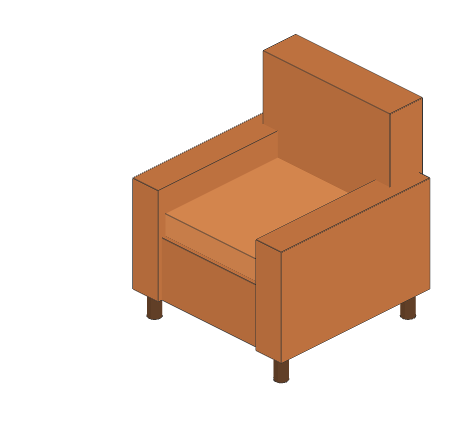
#> input picture .claude/examples/reading_armchair/render.png, 461 x 421 px
$ python measure.py ../../.claude/examples/reading_armchair/render.png ../../.claude/examples/reading_armchair/render.png
#> lines starting #> are read from the running program, lines starting #| are printed output that depends on the picture
"""Measure a character's parts on a turnaround sheet (or on our flat-colour ID render) so the two can be compared.

    python measure.py sheet REF.png  [--view 0]     a model sheet: parts found by colour
    python measure.py ids   RENDER.png [--view 0]   our ID render: hair/skin/top/pants/shoes painted in flat colours

Prints JSON: every landmark as a fraction of the figure's height (0 = top of the hair, 1 = sole of the shoes),
and every width as a fraction of the same height. Views are found left to right (0 = front)."""
import sys, json
import numpy as np
from PIL import Image

PARTS = ['hair', 'skin', 'top', 'pants', 'shoes']
ID = {'hair': (255, 0, 0), 'skin': (0, 255, 0), 'top': (0, 0, 255), 'pants': (255, 255, 0), 'shoes': (255, 0, 255)}

def classify_sheet(im):
    r, g, b = im[..., 0], im[..., 1], im[..., 2]
    lum = .299 * r + .587 * g + .114 * b; sat = im.max(-1) - im.min(-1)
    bg = np.median(im[:40].reshape(-1, 3), 0)                                  # the seamless background
    diff = np.abs(im - bg).sum(-1)
    m = {}
    m['hair'] = (lum < 66) & (sat < 30)
    m['pants'] = (lum >= 60) & (lum < 125) & (sat < 22)
    m['skin'] = (r > 140) & (r - g > 35) & (g - b > 12) & (g - b < 70) & (b > 60)
    m['top'] = (r > 110) & (r - b > 70) & (g > 70) & ~m['skin']
    fg = diff > 28
    m['shoes'] = fg & (lum > 150) & (sat < 30) & ~m['hair']
    return m, fg

def classify_ids(im):
    m = {k: (np.abs(im - np.array(c)).sum(-1) < 60) for k, c in ID.items()}
    fg = np.zeros(im.shape[:2], bool)
    for v in m.values(): fg |= v
    return m, fg

def views(fg):
    cols = fg.sum(0) > 20; spans = []; x = 0
    while x < len(cols):
        if cols[x]:
            s = x
            while x < len(cols) and cols[x]: x += 1
            if x - s > 40: spans.append((s, x))
        x += 1
    return spans

def band(mask, frac=.12, mn=6):
    """first and last rows where the part is solid (ignores specks and rims)"""
    c = mask.sum(1); thr = max(mn, frac * c.max()) if c.max() else 1e9
    ys = np.where(c >= thr)[0]; return (int(ys.min()), int(ys.max())) if len(ys) else (None, None)

def width_at(mask, y, win=3):
    best = 0
    for yy in range(max(0, y - win), min(mask.shape[0], y + win + 1)):
        xs = np.where(mask[yy])[0]
        if len(xs) > 4: best = max(best, int(np.percentile(xs, 98) - np.percentile(xs, 2)))
    return best

def measure(m, fg, view):
    core = m['hair'] | m['top'] | m['pants']
    x0, x1 = views(core)[view]; pad = 30; x0 = max(0, x0 - pad); x1 = min(fg.shape[1], x1 + pad)
    m = {k: v[:, x0:x1].copy() for k, v in m.items()}
    t0, t1 = band(m['top'], .3)                                   # the hoodie body (solid rows)
    # tidy: hair can only be above the hoodie hem; trousers only below the hoodie top; skin rims on the hoodie are not skin
    m['hair'][t1:] = False; m['pants'][:t0 + int(.5 * (t1 - t0))] = False
    m['hair'] |= (m['pants'] & False)
    p0, p1 = band(m['pants'], .25)
    pc, sc = m['pants'].sum(1), m['shoes'].sum(1)
    for y in range(p0 + 50, p1 + 1):                                  # the hem: where the shoes take over from the trousers
        if sc[y] > pc[y]: p1 = y - 1; break
    cols = np.where(m['pants'][p0:p1].any(0))[0]; cx0, cx1 = cols.min() - 15, cols.max() + 15
    sh = m['shoes'].copy(); sh[:p1 - 5] = False; sh[:, :cx0] = False; sh[:, cx1:] = False; m['shoes'] = sh
    s0, s1 = band(sh, .2)
    if s0 is not None and s0 < p1: s0 = p1
    top, h1 = band(m['hair'], .05)
    bot = s1 if s1 is not None else p1
    Hh = bot - top
    f = lambda y: round((y - top) / Hh, 4) if y is not None else None
    w = lambda px: round(px / Hh, 4)
    face = m['skin'].copy(); face[t0:] = False; f0, f1 = band(face, .2)
    hands = m['skin'].copy(); hands[:t0 + int(.6 * (t1 - t0))] = False; hands[p1:] = False; hd0, hd1 = band(hands, .05, 3)
    tops = m['top'].copy(); tt0, _ = band(tops, .08)
    # poke check: garment pixels showing THROUGH the hair (garment with hair on both sides in the same row, above the hair's end)
    poke = 0
    for y in range(top, h1 + 1):
        hx = np.where(m['hair'][y])[0]
        if len(hx) < 2: continue
        row = m['top'][y, hx.min():hx.max() + 1]
        if row.any():
            inside = row.copy(); hrow = m['hair'][y, hx.min():hx.max() + 1]
            left = np.maximum.accumulate(hrow); right = np.maximum.accumulate(hrow[::-1])[::-1]
            poke += int((inside & left & right).sum())
    return {
        'height_px': int(Hh), 'poke_px': poke,
        'hair_bottom': f(h1), 'face_top': f(f0), 'chin': f(f1),
        'top_top': f(tt0), 'top_hem': f(t1), 'hands_bottom': f(hd1),
        'pants_hem': f(p1), 'shoes_top': f(s0),
        'w_hair': w(max(width_at(m['hair'], y) for y in range(top, h1 + 1, 4))),
        'w_face': w(width_at(face, (f0 + f1) // 2)) if f0 is not None else None,
        'w_top_shoulders': w(width_at(m['top'], t0 + int(.15 * (t1 - t0)))),
        'w_top_mid': w(width_at(m['top'], (t0 + t1) // 2)),
        'w_top_hem': w(width_at(m['top'], t1 - 3)),
        'w_pants_mid': w(width_at(m['pants'], (p0 + p1) // 2)),
        'w_shoes': w(width_at(sh, s0 + int(.35 * (s1 - s0)))) if s0 is not None else None,
    }

if __name__ == '__main__':
    kind, path = sys.argv[1], sys.argv[2]
    view = int(sys.argv[sys.argv.index('--view') + 1]) if '--view' in sys.argv else 0
    im = np.array(Image.open(path).convert('RGB')).astype(int)
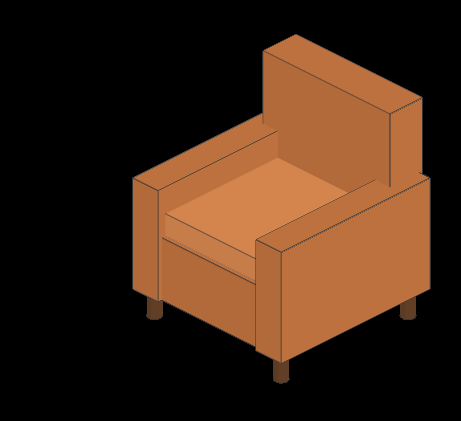
#> im: shape (421, 461, 3) int64; mean R, G, B 64.4, 39, 22.2
    m, fg = (classify_sheet if kind == 'sheet' else classify_ids)(im)
#> in classify_ids, `m = {k: (np.abs(im - np.array(c)).sum(-1) < 60) for k, c in ID.items()}`: m = 5 items
#> the loop in classify_ids, `for v in m.values(): fg |= v` made 5 passes
#> m = 5 items
    if '--debug' in sys.argv:
        dbg = np.full(im.shape, 30, np.uint8)
        for k in PARTS: dbg[m[k]] = ID[k]
        Image.fromarray(dbg).save(sys.argv[sys.argv.index('--debug') + 1])
    print(json.dumps(measure(m, fg, view), indent=1))
#> after the loop in views, `while x < len(cols):`: spans = []; x = 461
#> (the run stopped early here; a loop or call above may not have finished)
